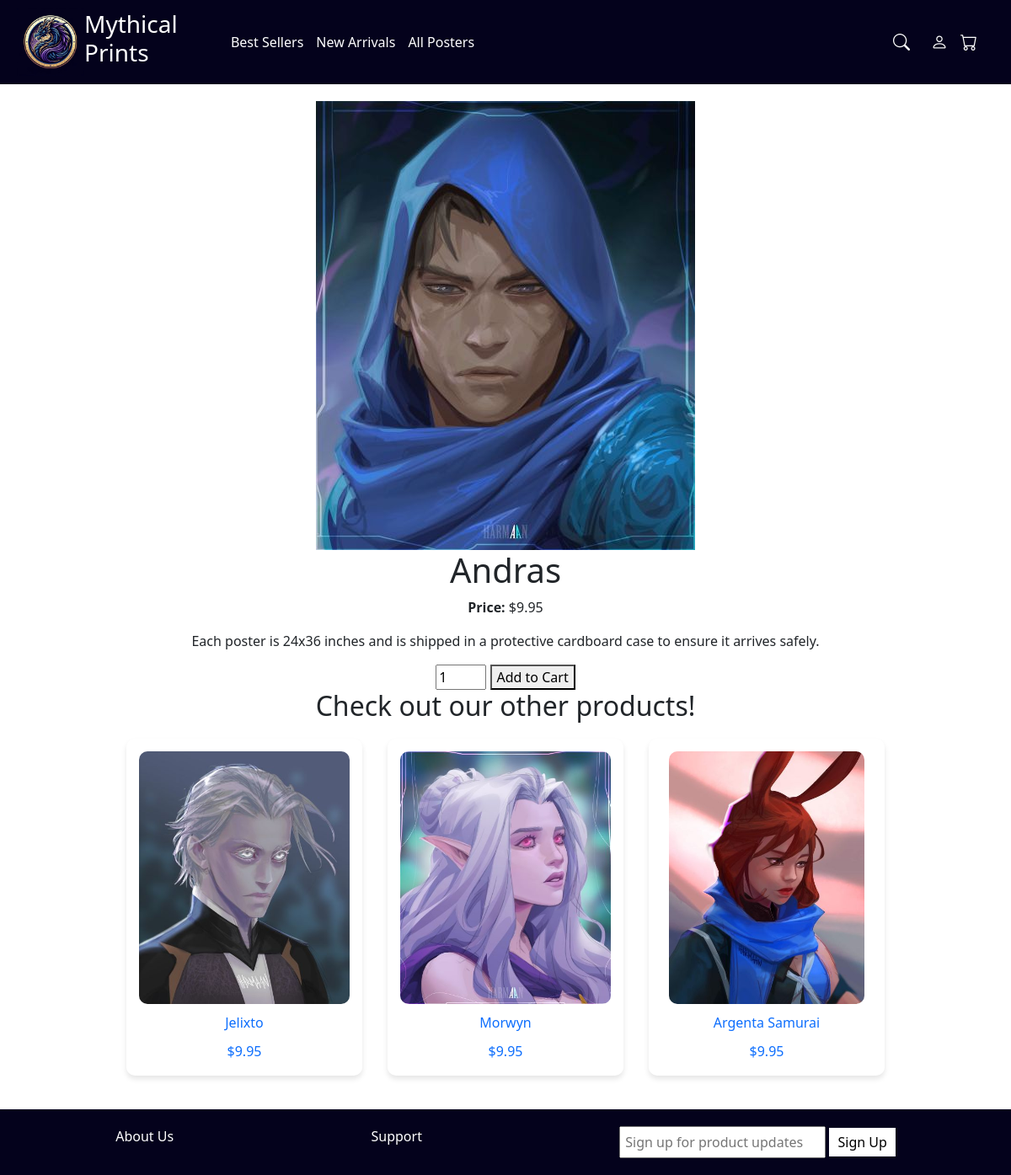
/product.php?id=11, run on the app's committed database.
### tables this page shows
CREATE TABLE `product` (
  `productId` int(11) NOT NULL,
  `name` varchar(255) NOT NULL,
  `price` decimal(10,2) NOT NULL,
  `image` varchar(255) NOT NULL,
  `dateAdded` timestamp NOT NULL DEFAULT CURRENT_TIMESTAMP,
  `amountSold` int(11) NOT NULL DEFAULT '0'
);

### product.php (the view, shortened to what this page needs)
<?php
include 'includes/header.php';
include 'includes/db.php';
?>
<main class="text-center">
<?php
if (isset($_GET['id'])) {
    $productId = intval($_GET['id']);
    $stmt = $conn->prepare("SELECT * FROM product WHERE productId = ?");
    $stmt->bind_param("i", $productId);
    $stmt->execute();
    $result = $stmt->get_result();
    $product = $result->fetch_assoc();
    if ($product) {
        echo "<div class='product-container'>";
        echo "<div class='product-image'>";
        echo "<img src='assets/images/" . htmlspecialchars($product['image']) . "' alt='" . htmlspecialchars($product['name']) . "'>";
        echo "</div>";
        echo "<div class='product-info'>";
        echo "<h1>" . htmlspecialchars($product['name']) . "</h1>";
        echo "<p><strong>Price:</strong> $" . number_format($product['price'], 2) . "</p>";
        echo "<p class='product-description'>Each poster is 24x36 inches and is shipped in a protective cardboard case to ensure it arrives safely.</p>";
        echo "<form method='POST' action=''>";
        echo "<input type='number' name='quantity' value='1' min='1' style='width: 60px;'> ";
        echo "<button type='submit' name='add_to_cart'>Add to Cart</button>";
        echo "</form>";
        echo "</div>";
        echo "</div>";
    } else {
        echo "<p>Product not found.</p>";
    }
} else {
    echo "<p>No product selected.</p>";
}
?>
<section class="related-products">
    <h2>Check out our other products!</h2>
    <div class="product-grid">
        <?php
        $randomStmt = $conn->prepare("SELECT * FROM product WHERE productId != ? ORDER BY RAND() LIMIT 3");
        $randomStmt->bind_param("i", $productId);
        $randomStmt->execute();
        $randomResult = $randomStmt->get_result();
        while ($randomProduct = $randomResult->fetch_assoc()) {
            echo "<div class='product-preview'>";
            echo "<a href='product.php?id=" . $randomProduct['productId'] . "'>";
            echo "<img src='assets/images/" . htmlspecialchars($randomProduct['image']) . "' alt='" . htmlspecialchars($randomProduct['name']) . "'>";
            echo "<p>" . htmlspecialchars($randomProduct['name']) . "</p>";
            echo "<p>$" . number_format($randomProduct['price'], 2) . "</p>";
            echo "</a>";
            echo "</div>";
        }
        ?>
    </div>
</section>
</main>
<?php include 'includes/footer.php'; ?>

### assets/css/styles.css (style rules this page uses)
body { font-family: Arial, sans-serif; margin: 0; padding: 0; text-align: center; }
main { padding: 20px; }
a { text-decoration: none; }
.product-grid { display: grid; grid-template-columns: repeat(3, 1fr); gap: 30px; margin-top: 20px; justify-content: center; max-width: 900px; margin-left: auto; margin-right: auto; }
.product-preview { width: 100%; max-width: 300px; height: 400px; padding: 15px; border-radius: 10px; box-shadow: 0px 4px 6px rgba(0, 0, 0, 0.1); transition: transform 0.3s; display: flex; flex-direction: column; align-items: center; text-align: center; }
.product-preview img { width: 100%; height: 300px; object-fit: cover; border-radius: 10px; }
.product-preview p { margin: 10px 0; font-size: 16px; }
a, .header-container a, .footer-container a { text-decoration: none !important; color: inherit; }

### data on the page
product: image+name (picture), name "Andras", price "9.95"
product: image+name (picture), name "Jelixto", price "9.95"
product: image+name (picture), name "Morwyn", price "9.95"
product: image (picture), name "Argenta Samurai", price "9.95"
